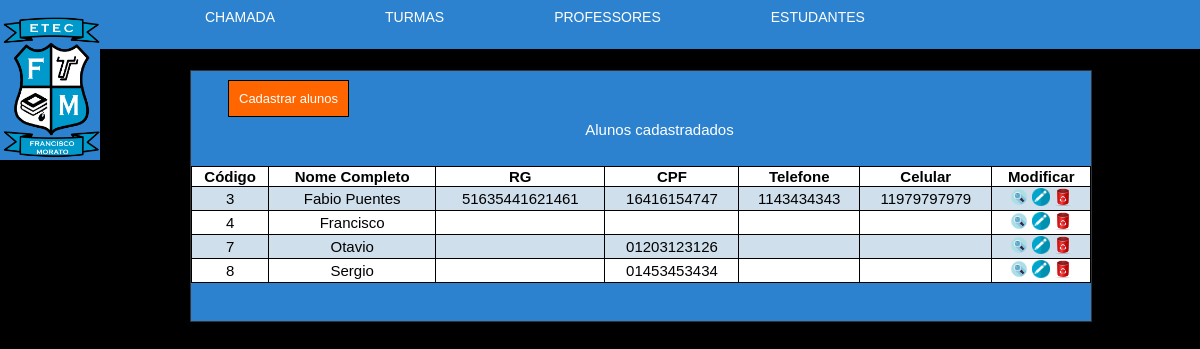
Page /Site/admin/estudantes.php?pg=aluno on the committed database.
### tables this page shows
CREATE TABLE `aluno` (
  `id_aluno` mediumint(8) UNSIGNED NOT NULL,
  `id_inscricao` mediumint(8) UNSIGNED DEFAULT NULL,
  `id_responsavel` mediumint(8) UNSIGNED DEFAULT NULL,
  `data_nascimento_aluno` date NOT NULL,
  `rg_aluno` varchar(14) DEFAULT NULL,
  `cpf` char(11) DEFAULT NULL,
  `logradouro_aluno` varchar(100) NOT NULL,
  `bairro_aluno` varchar(60) NOT NULL,
  `cidade_aluno` varchar(60) NOT NULL,
  `complemento_aluno` varchar(100) DEFAULT NULL,
  `cep_aluno` char(8) DEFAULT NULL,
  `escolaridade` enum('Ensino fundamental cursando','Ensino fundamental concluído','Ensino médio cursando','Ensino médio concluído') NOT NULL,
  `escola` varchar(120) NOT NULL,
  `matriculado` bit(1) NOT NULL DEFAULT b'0',
  `status_aluno` bit(1) NOT NULL DEFAULT b'1'
);

CREATE TABLE `inscricao` (
  `id_inscricao` mediumint(8) UNSIGNED NOT NULL,
  `data_inscricao` datetime NOT NULL,
  `nome_aluno` varchar(120) NOT NULL,
  `sexo_aluno` enum('MASCULINO','FEMININO','OUTRO') NOT NULL,
  `email` varchar(120) DEFAULT NULL,
  `telefone_responsavel` char(10) DEFAULT NULL,
  `celular_responsavel` char(11) DEFAULT NULL,
  `inscrito` bit(1) NOT NULL DEFAULT b'0'
);

### Site/class/Connection.class.php (called while the page is built, shortened)
<?php
class Connection {
    private $dns, $user, $pass, $con, $error_con;
    public function __construct($dns, $user, $pass) {
        $this->dns = $dns;
        $this->user = $user;
        $this->pass = $pass;
    }
    public function set_con() {
        try {
            $this->con = new PDO($this->dns, $this->user, $this->pass);
            $this->con->setAttribute(PDO::ATTR_ERRMODE, PDO::ERRMODE_EXCEPTION);
        } catch (PDOException $e) {
            $this->error_con = 'Falha na Conexão: ' . $e->getMessage();
        }
    }
    public function con() {
        return $this->con;
    }
}

### Site/class/config.class.php (called while the page is built, shortened)
<?php
require 'CRUD.class.php';
$crud = new CRUD();

### Site/class/CRUD.class.php (called while the page is built, shortened)
<?php
include 'Connection.class.php';
class CRUD extends Connection {
    private $query, $run;
    private function set_statement($stmt) {
        if (is_object(parent::con())) {
            $this->query = parent::con()->prepare($stmt);
        } else {
            die(parent::kill_with_style());
        }
    }
    private function do_run() {
        $this->query->execute($this->run);
    }
    public function run($r = []) {
        $this->run = $r;
        $this->do_run();
        return $this->query;
    }
    public final function select($fields, $table, $condition = '') {
        $this->set_statement("SELECT " . $fields . " FROM " . $table . " " . $condition . "");
        return $this;
    }
}

### Site/admin/estudantes.php (the view, shortened to what this page needs)
<?php require "topo.php"; ?>﻿
﻿<!DOCTYPE html PUBLIC "-//W3C//DTD XHTML 1.0 Transitional//EN" "http://www.w3.org/TR/xhtml1/DTD/xhtml1-transitional.dtd">
<html xmlns="http://www.w3.org/1999/xhtml">
    <head>
        <link rel="stylesheet" type="text/css" href="css/estilo.css" />
    </head>
    <body>
        <div id="box_curso">
            <?php if (@$_GET['pg'] == 'aluno') { ?>
                <a class="a2" href="estudantes.php?pg=cadastra&etapa=1">Cadastrar alunos</a>
                <h1>Alunos cadastradados</h1>
                <br/>
                <?php
                $select_inscricao_aluno = $crud->select('*', 'inscricao i', 'INNER JOIN aluno a ON i.id_inscricao = a.id_inscricao WHERE i.nome_aluno IS NOT NULL ORDER BY i.nome_aluno')->run();
                if ($select_inscricao_aluno->rowCount() <= 0) {
                    echo "<h2>Não exisite nenhum aluno cadastrado no momento</h2>";
                } else { ?>
                    <table width="900" border="0" class="bordasimples">
                        <thead>
                            <tr>
                                <th><center><strong>Código</strong></center></th>
                                <th><center><strong>Nome Completo</strong></center></th>
                                <th><center><strong>RG</strong></center></th>
                                <th><center><strong>CPF</strong></center></th>
                                <th><center><strong>Telefone </strong></center></th>
                                <th><center><strong>Celular</strong></center></th>
                                <th><center><strong>Modificar</strong></center></th>
                            </tr>
                        </thead>
                        <?php while ($val_inscricao_aluno = $select_inscricao_aluno->fetch(PDO::FETCH_ASSOC)) {
                            $class = @$i % 2 == 0 ? ' class="dif"' : ''; ?>
                        <tr <?php echo $class; ?> >
                                <td><center><?php echo $val_inscricao_aluno['id_aluno']; ?></center></td>
                                <td><center><?php echo $val_inscricao_aluno['nome_aluno']; ?></center></td>
                                <td><center><?php echo $val_inscricao_aluno['rg_aluno']; ?></center></td>
                                <td><center><?php echo $val_inscricao_aluno['cpf']; ?></center></td>
                                <td><center><?php echo $val_inscricao_aluno['telefone_responsavel']; ?></center></td>
                                <td><center><?php echo $val_inscricao_aluno['celular_responsavel']; ?></center></td>
                                <td>
                                    <center>
                                        <a href="estudantes.php?pg=aluno&mod=visualiza&aluno=<?php echo $val_inscricao_aluno['id_aluno']; ?>" ><img title="Visualizar" src="img/lupa_turma.png" width="18" height="18" border="0"></a>
                                        <a href="estudantes.php?pg=aluno&mod=atualiza&aluno=<?php echo $val_inscricao_aluno['id_aluno']; ?>"><img title="Atualizar" src="img/editar.png" width="18" height="18" border="0"></a>
                                        <a href="estudantes.php?pg=aluno&mod=deleta&aluno=<?php echo $val_inscricao_aluno['id_aluno']; ?>"><img title="Deletar" src="img/deletar.ico" width="18" height="18" border="0"></a>
                                    </center>
                                </td>
                            </tr>
                            <?php @$i++;
                        } ?>
                    </table>
                    <br/>
                <?php } ?>
            <?php } ?>
        </div>
    </body>
</html>

### Site/admin/css/topo.css (style rules this page uses)
body { padding:0; margin:0; }

### Site/admin/css/estilo.css (style rules this page uses)
.dif { background: #cfdfec; }
table.bordasimples { border-collapse: collapse; }
table.bordasimples tr td { border:1px solid #000; }
table.bordasimples tr th { border:1px solid #000; }
#box_curso { width:auto; background:#2C82CE; height:auto; float:left; text-align:left; margin:20px 0 20px 190px; border:1px solid #333; padding: 20px 0px; }
#box_curso .a2 { font:13px Arial, Helvetica, sans-serif; margin:30px 0 10px 37px; color:#FFF; background:#f60; text-decoration:none; padding:10px; border:1px solid #000; }
#box_curso h1 { text-align: center; font:15px Arial, Helvetica, sans-serif; margin:15px 0 10px 37px; color:#FFF; }
#box_curso table { border:1px solid #333; padding:10px; background:#FFF; margin:0 0 10px 0; margin:auto; font:15px Arial, Helvetica, sans-serif; text-align:left; }

### rows in the picture
aluno: id_aluno "3", id_inscricao.nome_aluno "Fabio Puentes", rg_aluno "51635441621461", cpf "16416154747", id_inscricao.telefone_responsavel "1143434343", id_inscricao.celular_responsavel "11979797979"
aluno: id_aluno "4", id_inscricao.nome_aluno "Francisco"
aluno: id_aluno "7", id_inscricao.nome_aluno "Otavio", cpf "01203123126"
aluno: id_aluno "8", id_inscricao.nome_aluno "Sergio", cpf "01453453434"
